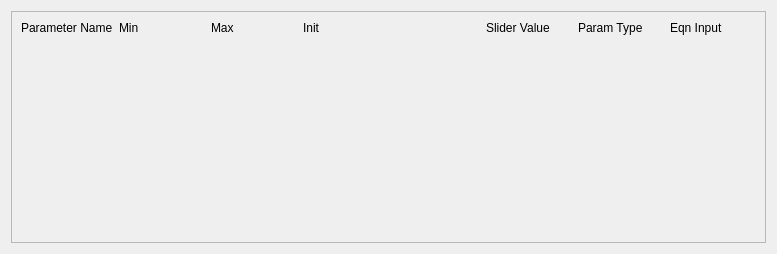
<?xml version="1.0" encoding="UTF-8"?>
<ui version="4.0">
 <class>DialogParameterView</class>
 <widget class="QDialog" name="DialogParameterView">
  <property name="geometry">
   <rect>
    <x>0</x>
    <y>0</y>
    <width>777</width>
    <height>254</height>
   </rect>
  </property>
  <property name="windowTitle">
   <string>Dialog</string>
  </property>
  <layout class="QVBoxLayout" name="verticalLayout">
   <item>
    <widget class="QScrollArea" name="scrollAreaParameters">
     <property name="widgetResizable">
      <bool>true</bool>
     </property>
     <widget class="QWidget" name="scrollAreaWidgetContents">
      <property name="geometry">
       <rect>
        <x>0</x>
        <y>0</y>
        <width>749</width>
        <height>226</height>
       </rect>
      </property>
      <layout class="QVBoxLayout" name="verticalLayout_2">
       <item>
        <layout class="QGridLayout" name="gridLayout">
         <item row="0" column="4">
          <widget class="QLabel" name="labelParamSlider">
           <property name="text">
            <string/>
           </property>
          </widget>
         </item>
         <item row="0" column="6">
          <widget class="QLabel" name="labelParamType">
           <property name="text">
            <string>Param Type</string>
           </property>
          </widget>
         </item>
         <item row="0" column="1">
          <widget class="QLabel" name="labelParamMin">
           <property name="text">
            <string>Min</string>
           </property>
          </widget>
         </item>
         <item row="0" column="5">
          <widget class="QLabel" name="labelParamSliderValue">
           <property name="text">
            <string>Slider Value</string>
           </property>
          </widget>
         </item>
         <item row="0" column="0">
          <widget class="QLabel" name="labelParamName">
           <property name="text">
            <string>Parameter Name</string>
           </property>
          </widget>
         </item>
         <item row="0" column="2">
          <widget class="QLabel" name="labelParamMax">
           <property name="text">
            <string>Max</string>
           </property>
          </widget>
         </item>
         <item row="0" column="3">
          <widget class="QLabel" name="labelParamInit">
           <property name="text">
            <string>Init</string>
           </property>
          </widget>
         </item>
         <item row="0" column="7">
          <widget class="QLabel" name="labelEquationInput">
           <property name="text">
            <string>Eqn Input</string>
           </property>
          </widget>
         </item>
        </layout>
       </item>
       <item>
        <spacer name="verticalSpacerParamView">
         <property name="orientation">
          <enum>Qt::Vertical</enum>
         </property>
         <property name="sizeHint" stdset="0">
          <size>
           <width>20</width>
           <height>277</height>
          </size>
         </property>
        </spacer>
       </item>
      </layout>
     </widget>
    </widget>
   </item>
  </layout>
 </widget>
 <resources/>
 <connections/>
</ui>
